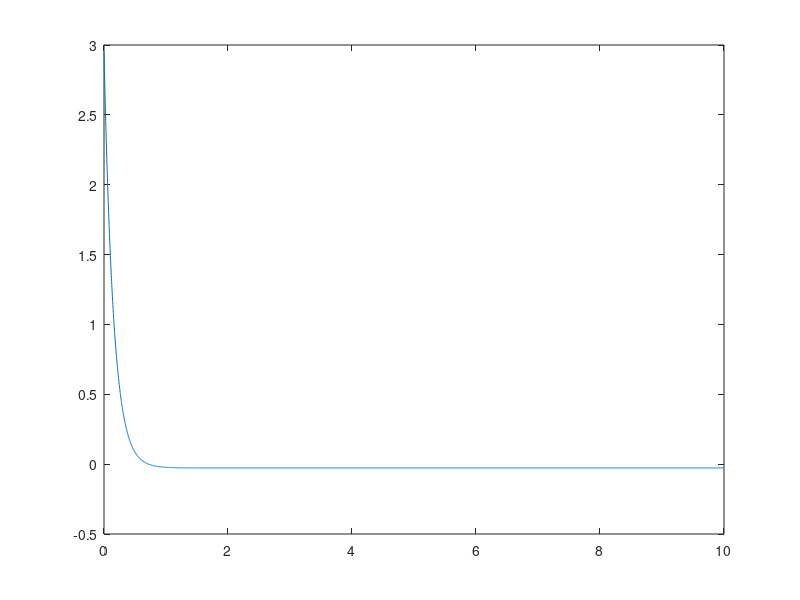

The MATLAB source for this figure:
clc
clear 
close all

m = 0.0015;
b = 6.5*m;

dt = 0.0025;
tend = 10;
t = 0;

xdot = -20;
x = 3;
i = 1;

while t <= tend
    xdot = xdot + (-b*xdot)*dt/m;
    x = x + xdot*dt;
    t = t + dt;
    xfs(i,:) = [x xdot];
    i = i + 1;
end

plot(linspace(0,tend,length(xfs)),xfs(:,1))